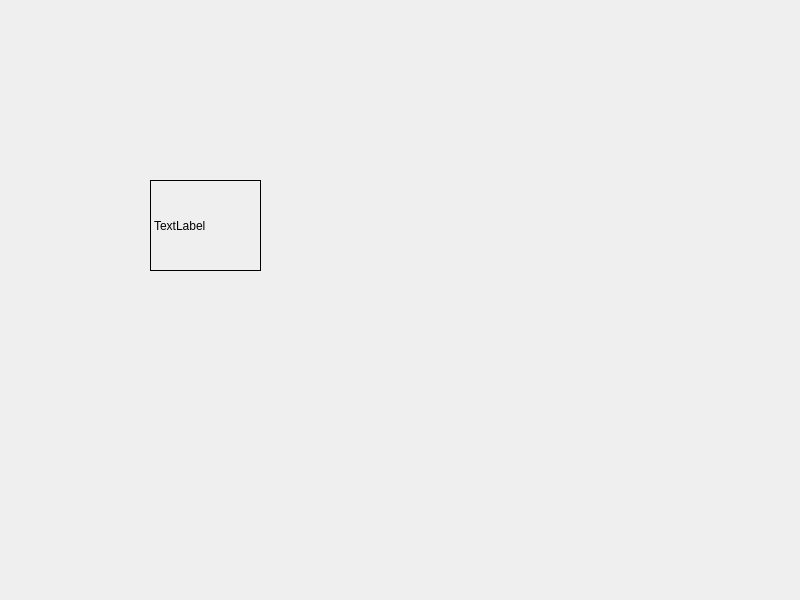
<?xml version="1.0" encoding="UTF-8"?>
<ui version="4.0">
 <class>Widget</class>
 <widget class="QWidget" name="Widget">
  <property name="geometry">
   <rect>
    <x>0</x>
    <y>0</y>
    <width>800</width>
    <height>600</height>
   </rect>
  </property>
  <property name="windowTitle">
   <string>Widget</string>
  </property>
  <widget class="myLabel" name="label">
   <property name="geometry">
    <rect>
     <x>150</x>
     <y>180</y>
     <width>111</width>
     <height>91</height>
    </rect>
   </property>
   <property name="frameShape">
    <enum>QFrame::Box</enum>
   </property>
   <property name="text">
    <string>TextLabel</string>
   </property>
  </widget>
 </widget>
 <customwidgets>
  <customwidget>
   <class>myLabel</class>
   <extends>QLabel</extends>
   <header location="global">mylabel.h</header>
  </customwidget>
 </customwidgets>
 <resources/>
 <connections/>
</ui>
